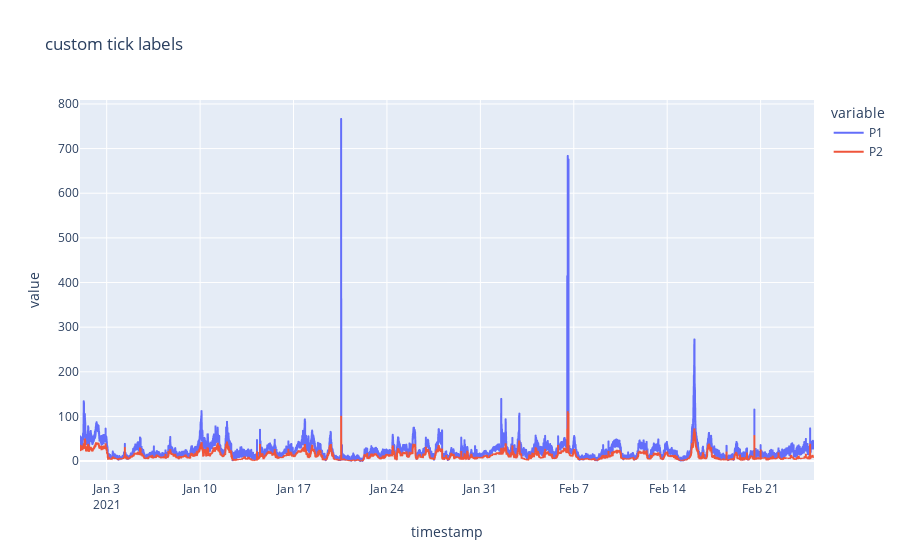

Write notebook code for a chart like this one.
### Code cell
df_sensor_49366['timestamp'] = pd.to_datetime(df_sensor_49366['timestamp'], format='%Y-%m-%dT%H:%M:%S')
fig = px.line(
    df_sensor_49366[['timestamp','P1','P2']], 
    x="timestamp",
    y=df_sensor_49366[['timestamp','P1','P2']].columns,
    #hover_data={"date": "|%B %d, %Y"},
    title='custom tick labels')
fig.show()

### Figure 1 — Plotly figure (JSON) as saved in the notebook; plotly's stock layout.template omitted (floating-point values rounded to 4 significant figures; data arrays with more than 128 entries replaced by an {"elided": "..."} marker saying what was removed)
{"data": [{"hovertemplate": "variable=P1<br>timestamp=%{x}<br>value=%{y}<extra></extra>", "legendgroup": "P1", "line": {"color": "#636efa", "dash": "solid"}, "mode": "lines", "name": "P1", "showlegend": true, "type": "scattergl", "x": {"elided": "30695 str values"}, "xaxis": "x", "y": {"elided": "30695 float values"}, "yaxis": "y"}, {"hovertemplate": "variable=P2<br>timestamp=%{x}<br>value=%{y}<extra></extra>", "legendgroup": "P2", "line": {"color": "#EF553B", "dash": "solid"}, "mode": "lines", "name": "P2", "showlegend": true, "type": "scattergl", "x": {"elided": "30695 str values"}, "xaxis": "x", "y": {"elided": "30695 float values"}, "yaxis": "y"}], "layout": {"legend": {"title": {"text": "variable"}, "tracegroupgap": 0}, "title": {"text": "custom tick labels"}, "xaxis": {"anchor": "y", "domain": [0, 1], "title": {"text": "timestamp"}}, "yaxis": {"anchor": "x", "domain": [0, 1], "title": {"text": "value"}}}}
